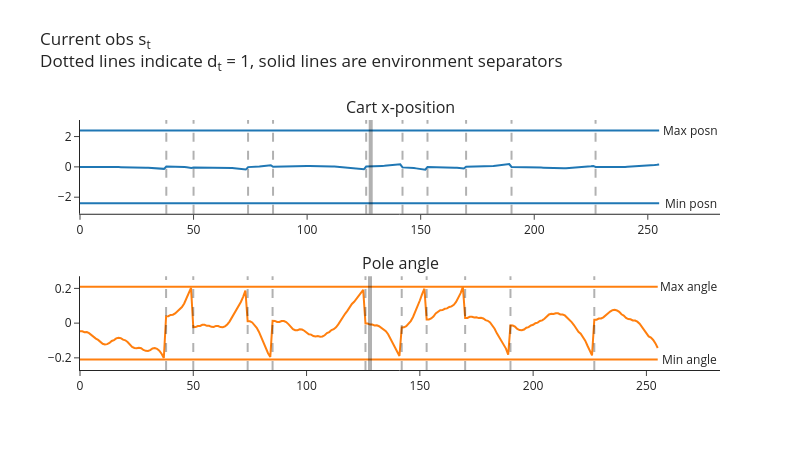
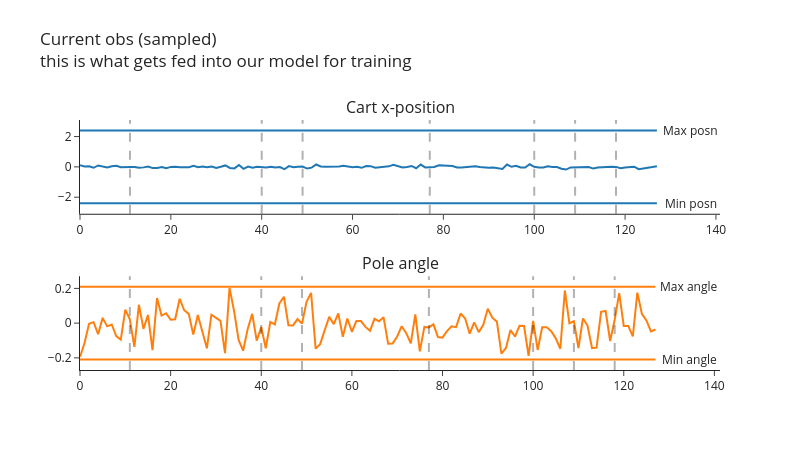

Here is the notebook cell these charts were saved with, in order:
### Markdown cell above
Like before, here's some code to generate and plot observations.

The first plot shows the current observations $s_t$ (with dotted lines indicating $d_t = 1$, i.e. $s_t$ is the first observation of a new episode). The solid lines indicate the transition between different environments in `envs` (this demo uses `num_envs = 2`). There are `batch_size = num_steps_per_rollout * num_envs = 128 * 2 = 256` observations in total, with `128` coming from each environment.

The second plot shows a single minibatch of sampled experiences from full memory. Each minibatch has size `minibatch_size = 128`, and `minibatches` contains in total `batches_per_learning_phase * (batch_size // minibatch_size) = 2 * 2 = 4` minibatches.

Note that we don't need to worry about terminal observations here, because we're not actually logging `next_obs` (unlike DQN, this won't be part of our loss function).

### Code cell
num_steps_per_rollout = 128
num_envs = 2
batch_size = num_steps_per_rollout * num_envs  # 256

minibatch_size = 128
num_minibatches = batch_size // minibatch_size  # 2

batches_per_learning_phase = 2

envs = CartPole(num_envs=num_envs)  # GPU-batched env: reset()/step() return on-device tensors
memory = ReplayMemory(num_envs, (4,), (), batch_size, minibatch_size, batches_per_learning_phase)

logprobs = values = t.zeros(num_envs, device=device)  # dummy values, just so we can see demo of plot
obs, _ = envs.reset()
terminated = t.zeros(num_envs, dtype=t.bool, device=device)  # d_t for the very first obs

for i in range(num_steps_per_rollout):  # the locally-defined 128, matching this cell's batch_size
    # Choose a random action and step the env (actions are an on-device tensor for the batched env)
    actions = t.randint(0, envs.single_action_space.n, (num_envs,), device=device)
    next_obs, rewards, next_terminated, truncated, infos = envs.step(actions)

    # Add experience to memory (everything is already an on-device tensor). Like `PPOAgent.play_step`,
    # the flag we store next to s_t is d_t, i.e. "s_t is the first obs of a new episode".
    memory.add(obs, actions, logprobs, values, rewards, terminated)
    obs, terminated = next_obs, next_terminated

plot_cartpole_obs_and_dones(
    t.stack(memory.obs).cpu(),
    t.stack(memory.terminated).cpu(),
    title="Current obs s<sub>t</sub><br>Dotted lines indicate d<sub>t</sub> = 1, solid lines are environment separators",
)

next_value = next_done = t.zeros(envs.num_envs).to(device)  # dummy values, just so we can see demo of plot
minibatches = memory.get_minibatches(next_value, next_done, gamma=0.99, gae_lambda=0.95)

plot_cartpole_obs_and_dones(
    minibatches[0].obs.cpu(),
    minibatches[0].terminated.cpu(),
    title="Current obs (sampled)<br>this is what gets fed into our model for training",
)

### Figure 1 — Plotly figure (JSON) as saved in the notebook; plotly's stock layout.template omitted (floating-point values rounded to 4 significant figures; data arrays with more than 128 entries replaced by an {"elided": "..."} marker saying what was removed)
{"data": [{"marker": {"color": "#1F77B4"}, "mode": "lines", "name": "posn", "type": "scatter", "xaxis": "x", "y": {"elided": "256 float values"}, "yaxis": "y"}, {"marker": {"color": "#1F77B4"}, "mode": "lines", "name": "posn_min", "type": "scatter", "xaxis": "x", "y": {"elided": "256 float values"}, "yaxis": "y"}, {"marker": {"color": "#1F77B4"}, "mode": "lines", "name": "posn_max", "type": "scatter", "xaxis": "x", "y": {"elided": "256 float values"}, "yaxis": "y"}, {"marker": {"color": "#FF7F0E"}, "mode": "lines", "name": "angle", "type": "scatter", "xaxis": "x2", "y": {"elided": "256 float values"}, "yaxis": "y2"}, {"marker": {"color": "#FF7F0E"}, "mode": "lines", "name": "angle_min", "type": "scatter", "xaxis": "x2", "y": {"elided": "256 float values"}, "yaxis": "y2"}, {"marker": {"color": "#FF7F0E"}, "mode": "lines", "name": "angle_max", "type": "scatter", "xaxis": "x2", "y": {"elided": "256 float values"}, "yaxis": "y2"}], "layout": {"annotations": [{"font": {"size": 16}, "showarrow": false, "text": "Cart x-position", "x": 0.5, "xanchor": "center", "xref": "paper", "y": 1, "yanchor": "bottom", "yref": "paper"}, {"font": {"size": 16}, "showarrow": false, "text": "Pole angle", "x": 0.5, "xanchor": "center", "xref": "paper", "y": 0.375, "yanchor": "bottom", "yref": "paper"}, {"showarrow": false, "text": "Min posn", "x": 268.8, "xref": "x", "y": -2.4, "yref": "y"}, {"showarrow": false, "text": "Min angle", "x": 268.8, "xref": "x2", "y": -0.2095, "yref": "y2"}, {"showarrow": false, "text": "Max posn", "x": 268.8, "xref": "x", "y": 2.4, "yref": "y"}, {"showarrow": false, "text": "Max angle", "x": 268.8, "xref": "x2", "y": 0.2095, "yref": "y2"}], "height": 450, "hovermode": "x unified", "margin": {"t": 120}, "shapes": [{"line": {"color": "black", "dash": "dash", "width": 2}, "type": "line", "x0": 38, "x1": 38, "xref": "x", "y0": 0, "y1": 1, "yref": "y domain"}, {"line": {"color": "black", "dash": "dash", "width": 2}, "type": "line", "x0": 50, "x1": 50, "xref": "x", "y0": 0, "y1": 1, "yref": "y domain"}, {"line": {"color": "black", "dash": "dash", "width": 2}, "type": "line", "x0": 74, "x1": 74, "xref": "x", "y0": 0, "y1": 1, "yref": "y domain"}, {"line": {"color": "black", "dash": "dash", "width": 2}, "type": "line", "x0": 85, "x1": 85, "xref": "x", "y0": 0, "y1": 1, "yref": "y domain"}, {"line": {"color": "black", "dash": "dash", "width": 2}, "type": "line", "x0": 126, "x1": 126, "xref": "x", "y0": 0, "y1": 1, "yref": "y domain"}, {"line": {"color": "black", "dash": "dash", "width": 2}, "type": "line", "x0": 142, "x1": 142, "xref": "x", "y0": 0, "y1": 1, "yref": "y domain"}, {"line": {"color": "black", "dash": "dash", "width": 2}, "type": "line", "x0": 153, "x1": 153, "xref": "x", "y0": 0, "y1": 1, "yref": "y domain"}, {"line": {"color": "black", "dash": "dash", "width": 2}, "type": "line", "x0": 170, "x1": 170, "xref": "x", "y0": 0, "y1": 1, "yref": "y domain"}, {"line": {"color": "black", "dash": "dash", "width": 2}, "type": "line", "x0": 190, "x1": 190, "xref": "x", "y0": 0, "y1": 1, "yref": "y domain"}, {"line": {"color": "black", "dash": "dash", "width": 2}, "type": "line", "x0": 227, "x1": 227, "xref": "x", "y0": 0, "y1": 1, "yref": "y domain"}, {"line": {"color": "black", "width": 4}, "type": "line", "x0": 128, "x1": 128, "xref": "x", "y0": 0, "y1": 1, "yref": "y domain"}, {"line": {"color": "black", "dash": "dash", "width": 2}, "type": "line", "x0": 38, "x1": 38, "xref": "x2", "y0": 0, "y1": 1, "yref": "y2 domain"}, {"line": {"color": "black", "dash": "dash", "width": 2}, "type": "line", "x0": 50, "x1": 50, "xref": "x2", "y0": 0, "y1": 1, "yref": "y2 domain"}, {"line": {"color": "black", "dash": "dash", "width": 2}, "type": "line", "x0": 74, "x1": 74, "xref": "x2", "y0": 0, "y1": 1, "yref": "y2 domain"}, {"line": {"color": "black", "dash": "dash", "width": 2}, "type": "line", "x0": 85, "x1": 85, "xref": "x2", "y0": 0, "y1": 1, "yref": "y2 domain"}, {"line": {"color": "black", "dash": "dash", "width": 2}, "type": "line", "x0": 126, "x1": 126, "xref": "x2", "y0": 0, "y1": 1, "yref": "y2 domain"}, {"line": {"color": "black", "dash": "dash", "width": 2}, "type": "line", "x0": 142, "x1": 142, "xref": "x2", "y0": 0, "y1": 1, "yref": "y2 domain"}, {"line": {"color": "black", "dash": "dash", "width": 2}, "type": "line", "x0": 153, "x1": 153, "xref": "x2", "y0": 0, "y1": 1, "yref": "y2 domain"}, {"line": {"color": "black", "dash": "dash", "width": 2}, "type": "line", "x0": 170, "x1": 170, "xref": "x2", "y0": 0, "y1": 1, "yref": "y2 domain"}, {"line": {"color": "black", "dash": "dash", "width": 2}, "type": "line", "x0": 190, "x1": 190, "xref": "x2", "y0": 0, "y1": 1, "yref": "y2 domain"}, {"line": {"color": "black", "dash": "dash", "width": 2}, "type": "line", "x0": 227, "x1": 227, "xref": "x2", "y0": 0, "y1": 1, "yref": "y2 domain"}, {"line": {"color": "black", "width": 4}, "type": "line", "x0": 128, "x1": 128, "xref": "x2", "y0": 0, "y1": 1, "yref": "y2 domain"}], "showlegend": false, "title": {"text": "Current obs s<sub>t</sub><br>Dotted lines indicate d<sub>t</sub> = 1, solid lines are environment separators", "y": 0.9}, "width": 800, "xaxis": {"anchor": "y", "domain": [0, 1]}, "xaxis2": {"anchor": "y2", "domain": [0, 1]}, "yaxis": {"anchor": "x", "domain": [0.625, 1]}, "yaxis2": {"anchor": "x2", "domain": [0, 0.375]}}}

### Figure 2 — Plotly figure (JSON) as saved in the notebook; plotly's stock layout.template omitted (floating-point values rounded to 4 significant figures)
{"data": [{"marker": {"color": "#1F77B4"}, "mode": "lines", "name": "posn", "type": "scatter", "xaxis": "x", "y": [0.1071, 0.02298, 0.0439, -0.0595, 0.09274, 0.004663, -0.04043, 0.04518, 0.06667, -0.01745, 0.004653, -0.01355, -0.01528, -0.05703, -0.03364, 0.02215, -0.07933, -0.07628, -0.006458, -0.08981, -0.0007706, 0.01516, -0.03207, -0.03502, -0.0224, 0.06376, -0.01805, 0.01987, -0.02569, 0.0217, -0.07447, 0.003021, 0.09582, -0.06838, -0.1011, 0.1222, -0.1298, 0.02349, -0.05267, 0.01034, -0.04092, -0.04373, 0.007781, -0.04788, -0.0159, -0.1548, 0.05028, -0.02094, 0.01187, 0.02198, -0.1106, -0.05216, 0.1578, 0.03048, 0.004859, 0.006649, 0.01983, 0.01733, 0.06768, 0.02246, -0.02267, 0.006435, -0.06181, 0.05888, 0.04929, -0.05949, -0.01691, 0.01265, 0.03388, 0.1372, 0.06482, -0.04044, -0.002076, 0.06171, -0.08788, 0.1536, -0.0382, -0.03465, -0.001524, 0.1089, 0.1111, 0.07776, 0.05478, -0.03721, -0.0356, -0.005082, -0.01558, 0.04391, -0.006113, -0.04756, -0.05004, -0.03432, -0.05922, -0.1326, 0.1562, 0.005484, 0.06958, -0.04305, -0.04426, 0.1699, 0.002159, -0.04685, -0.03687, 0.03238, -0.01006, -0.007105, -0.1231, -0.1779, -0.0338, -0.01636, -0.01855, -0.01676, -0.008209, -0.1124, -0.03668, -0.02484, 0.009049, 0.01162, -0.0003675, -0.0918, -0.04396, -0.04178, 0.009825, -0.1505, -0.08467, -0.05111, -0.0101, 0.0445], "yaxis": "y"}, {"marker": {"color": "#1F77B4"}, "mode": "lines", "name": "posn_min", "type": "scatter", "xaxis": "x", "y": [-2.4, -2.4, -2.4, -2.4, -2.4, -2.4, -2.4, -2.4, -2.4, -2.4, -2.4, -2.4, -2.4, -2.4, -2.4, -2.4, -2.4, -2.4, -2.4, -2.4, -2.4, -2.4, -2.4, -2.4, -2.4, -2.4, -2.4, -2.4, -2.4, -2.4, -2.4, -2.4, -2.4, -2.4, -2.4, -2.4, -2.4, -2.4, -2.4, -2.4, -2.4, -2.4, -2.4, -2.4, -2.4, -2.4, -2.4, -2.4, -2.4, -2.4, -2.4, -2.4, -2.4, -2.4, -2.4, -2.4, -2.4, -2.4, -2.4, -2.4, -2.4, -2.4, -2.4, -2.4, -2.4, -2.4, -2.4, -2.4, -2.4, -2.4, -2.4, -2.4, -2.4, -2.4, -2.4, -2.4, -2.4, -2.4, -2.4, -2.4, -2.4, -2.4, -2.4, -2.4, -2.4, -2.4, -2.4, -2.4, -2.4, -2.4, -2.4, -2.4, -2.4, -2.4, -2.4, -2.4, -2.4, -2.4, -2.4, -2.4, -2.4, -2.4, -2.4, -2.4, -2.4, -2.4, -2.4, -2.4, -2.4, -2.4, -2.4, -2.4, -2.4, -2.4, -2.4, -2.4, -2.4, -2.4, -2.4, -2.4, -2.4, -2.4, -2.4, -2.4, -2.4, -2.4, -2.4, -2.4], "yaxis": "y"}, {"marker": {"color": "#1F77B4"}, "mode": "lines", "name": "posn_max", "type": "scatter", "xaxis": "x", "y": [2.4, 2.4, 2.4, 2.4, 2.4, 2.4, 2.4, 2.4, 2.4, 2.4, 2.4, 2.4, 2.4, 2.4, 2.4, 2.4, 2.4, 2.4, 2.4, 2.4, 2.4, 2.4, 2.4, 2.4, 2.4, 2.4, 2.4, 2.4, 2.4, 2.4, 2.4, 2.4, 2.4, 2.4, 2.4, 2.4, 2.4, 2.4, 2.4, 2.4, 2.4, 2.4, 2.4, 2.4, 2.4, 2.4, 2.4, 2.4, 2.4, 2.4, 2.4, 2.4, 2.4, 2.4, 2.4, 2.4, 2.4, 2.4, 2.4, 2.4, 2.4, 2.4, 2.4, 2.4, 2.4, 2.4, 2.4, 2.4, 2.4, 2.4, 2.4, 2.4, 2.4, 2.4, 2.4, 2.4, 2.4, 2.4, 2.4, 2.4, 2.4, 2.4, 2.4, 2.4, 2.4, 2.4, 2.4, 2.4, 2.4, 2.4, 2.4, 2.4, 2.4, 2.4, 2.4, 2.4, 2.4, 2.4, 2.4, 2.4, 2.4, 2.4, 2.4, 2.4, 2.4, 2.4, 2.4, 2.4, 2.4, 2.4, 2.4, 2.4, 2.4, 2.4, 2.4, 2.4, 2.4, 2.4, 2.4, 2.4, 2.4, 2.4, 2.4, 2.4, 2.4, 2.4, 2.4, 2.4], "yaxis": "y"}, {"marker": {"color": "#FF7F0E"}, "mode": "lines", "name": "angle", "type": "scatter", "xaxis": "x2", "y": [-0.1943, -0.1145, -0.003794, 0.005552, -0.06382, 0.03016, -0.01857, -0.007858, -0.07473, -0.09536, 0.07783, 0.02133, -0.137, 0.1057, -0.03316, 0.04704, -0.1554, 0.1441, 0.04328, 0.05711, 0.01984, 0.02218, 0.1403, 0.07408, 0.05323, -0.06628, 0.04619, -0.05059, -0.1449, 0.04842, 0.03098, 0.01266, -0.1734, 0.2028, 0.07002, -0.09704, -0.1587, -0.03474, 0.05369, -0.1007, -0.02344, -0.1447, 0.006519, -0.007815, 0.1131, 0.1517, -0.01259, -0.01339, 0.02315, -0.002614, 0.1228, 0.174, -0.1468, -0.121, -0.04116, 0.0363, -0.005737, 0.05596, -0.07848, 0.02673, -0.04963, 0.01186, 0.01183, -0.02179, -0.04383, 0.02498, 0.01026, 0.03348, -0.119, -0.1169, -0.07686, -0.01776, -0.05749, -0.1168, 0.04983, -0.1627, -0.02168, -0.02451, -0.007248, -0.0803, -0.08357, -0.04566, -0.01799, -0.02298, 0.05574, 0.02621, -0.06047, 0.004022, -0.05189, -0.009983, 0.08273, 0.03138, 0.008679, -0.1762, -0.1431, -0.03993, -0.0773, -0.0156, -0.01644, -0.1891, 0.01304, -0.1546, -0.02363, -0.02324, -0.04663, -0.08762, -0.1478, 0.188, -0.0004972, 0.01095, -0.1434, 0.02655, -0.01382, -0.1436, -0.1414, 0.06473, 0.06964, -0.1029, 0.01945, 0.1731, -0.01609, -0.01613, -0.07612, 0.1756, 0.05394, 0.01562, -0.04751, -0.03689], "yaxis": "y2"}, {"marker": {"color": "#FF7F0E"}, "mode": "lines", "name": "angle_min", "type": "scatter", "xaxis": "x2", "y": [-0.2095, -0.2095, -0.2095, -0.2095, -0.2095, -0.2095, -0.2095, -0.2095, -0.2095, -0.2095, -0.2095, -0.2095, -0.2095, -0.2095, -0.2095, -0.2095, -0.2095, -0.2095, -0.2095, -0.2095, -0.2095, -0.2095, -0.2095, -0.2095, -0.2095, -0.2095, -0.2095, -0.2095, -0.2095, -0.2095, -0.2095, -0.2095, -0.2095, -0.2095, -0.2095, -0.2095, -0.2095, -0.2095, -0.2095, -0.2095, -0.2095, -0.2095, -0.2095, -0.2095, -0.2095, -0.2095, -0.2095, -0.2095, -0.2095, -0.2095, -0.2095, -0.2095, -0.2095, -0.2095, -0.2095, -0.2095, -0.2095, -0.2095, -0.2095, -0.2095, -0.2095, -0.2095, -0.2095, -0.2095, -0.2095, -0.2095, -0.2095, -0.2095, -0.2095, -0.2095, -0.2095, -0.2095, -0.2095, -0.2095, -0.2095, -0.2095, -0.2095, -0.2095, -0.2095, -0.2095, -0.2095, -0.2095, -0.2095, -0.2095, -0.2095, -0.2095, -0.2095, -0.2095, -0.2095, -0.2095, -0.2095, -0.2095, -0.2095, -0.2095, -0.2095, -0.2095, -0.2095, -0.2095, -0.2095, -0.2095, -0.2095, -0.2095, -0.2095, -0.2095, -0.2095, -0.2095, -0.2095, -0.2095, -0.2095, -0.2095, -0.2095, -0.2095, -0.2095, -0.2095, -0.2095, -0.2095, -0.2095, -0.2095, -0.2095, -0.2095, -0.2095, -0.2095, -0.2095, -0.2095, -0.2095, -0.2095, -0.2095, -0.2095], "yaxis": "y2"}, {"marker": {"color": "#FF7F0E"}, "mode": "lines", "name": "angle_max", "type": "scatter", "xaxis": "x2", "y": [0.2095, 0.2095, 0.2095, 0.2095, 0.2095, 0.2095, 0.2095, 0.2095, 0.2095, 0.2095, 0.2095, 0.2095, 0.2095, 0.2095, 0.2095, 0.2095, 0.2095, 0.2095, 0.2095, 0.2095, 0.2095, 0.2095, 0.2095, 0.2095, 0.2095, 0.2095, 0.2095, 0.2095, 0.2095, 0.2095, 0.2095, 0.2095, 0.2095, 0.2095, 0.2095, 0.2095, 0.2095, 0.2095, 0.2095, 0.2095, 0.2095, 0.2095, 0.2095, 0.2095, 0.2095, 0.2095, 0.2095, 0.2095, 0.2095, 0.2095, 0.2095, 0.2095, 0.2095, 0.2095, 0.2095, 0.2095, 0.2095, 0.2095, 0.2095, 0.2095, 0.2095, 0.2095, 0.2095, 0.2095, 0.2095, 0.2095, 0.2095, 0.2095, 0.2095, 0.2095, 0.2095, 0.2095, 0.2095, 0.2095, 0.2095, 0.2095, 0.2095, 0.2095, 0.2095, 0.2095, 0.2095, 0.2095, 0.2095, 0.2095, 0.2095, 0.2095, 0.2095, 0.2095, 0.2095, 0.2095, 0.2095, 0.2095, 0.2095, 0.2095, 0.2095, 0.2095, 0.2095, 0.2095, 0.2095, 0.2095, 0.2095, 0.2095, 0.2095, 0.2095, 0.2095, 0.2095, 0.2095, 0.2095, 0.2095, 0.2095, 0.2095, 0.2095, 0.2095, 0.2095, 0.2095, 0.2095, 0.2095, 0.2095, 0.2095, 0.2095, 0.2095, 0.2095, 0.2095, 0.2095, 0.2095, 0.2095, 0.2095, 0.2095], "yaxis": "y2"}], "layout": {"annotations": [{"font": {"size": 16}, "showarrow": false, "text": "Cart x-position", "x": 0.5, "xanchor": "center", "xref": "paper", "y": 1, "yanchor": "bottom", "yref": "paper"}, {"font": {"size": 16}, "showarrow": false, "text": "Pole angle", "x": 0.5, "xanchor": "center", "xref": "paper", "y": 0.375, "yanchor": "bottom", "yref": "paper"}, {"showarrow": false, "text": "Min posn", "x": 134.4, "xref": "x", "y": -2.4, "yref": "y"}, {"showarrow": false, "text": "Min angle", "x": 134.4, "xref": "x2", "y": -0.2095, "yref": "y2"}, {"showarrow": false, "text": "Max posn", "x": 134.4, "xref": "x", "y": 2.4, "yref": "y"}, {"showarrow": false, "text": "Max angle", "x": 134.4, "xref": "x2", "y": 0.2095, "yref": "y2"}], "height": 450, "hovermode": "x unified", "margin": {"t": 120}, "shapes": [{"line": {"color": "black", "dash": "dash", "width": 2}, "type": "line", "x0": 11, "x1": 11, "xref": "x", "y0": 0, "y1": 1, "yref": "y domain"}, {"line": {"color": "black", "dash": "dash", "width": 2}, "type": "line", "x0": 40, "x1": 40, "xref": "x", "y0": 0, "y1": 1, "yref": "y domain"}, {"line": {"color": "black", "dash": "dash", "width": 2}, "type": "line", "x0": 49, "x1": 49, "xref": "x", "y0": 0, "y1": 1, "yref": "y domain"}, {"line": {"color": "black", "dash": "dash", "width": 2}, "type": "line", "x0": 77, "x1": 77, "xref": "x", "y0": 0, "y1": 1, "yref": "y domain"}, {"line": {"color": "black", "dash": "dash", "width": 2}, "type": "line", "x0": 100, "x1": 100, "xref": "x", "y0": 0, "y1": 1, "yref": "y domain"}, {"line": {"color": "black", "dash": "dash", "width": 2}, "type": "line", "x0": 109, "x1": 109, "xref": "x", "y0": 0, "y1": 1, "yref": "y domain"}, {"line": {"color": "black", "dash": "dash", "width": 2}, "type": "line", "x0": 118, "x1": 118, "xref": "x", "y0": 0, "y1": 1, "yref": "y domain"}, {"line": {"color": "black", "dash": "dash", "width": 2}, "type": "line", "x0": 11, "x1": 11, "xref": "x2", "y0": 0, "y1": 1, "yref": "y2 domain"}, {"line": {"color": "black", "dash": "dash", "width": 2}, "type": "line", "x0": 40, "x1": 40, "xref": "x2", "y0": 0, "y1": 1, "yref": "y2 domain"}, {"line": {"color": "black", "dash": "dash", "width": 2}, "type": "line", "x0": 49, "x1": 49, "xref": "x2", "y0": 0, "y1": 1, "yref": "y2 domain"}, {"line": {"color": "black", "dash": "dash", "width": 2}, "type": "line", "x0": 77, "x1": 77, "xref": "x2", "y0": 0, "y1": 1, "yref": "y2 domain"}, {"line": {"color": "black", "dash": "dash", "width": 2}, "type": "line", "x0": 100, "x1": 100, "xref": "x2", "y0": 0, "y1": 1, "yref": "y2 domain"}, {"line": {"color": "black", "dash": "dash", "width": 2}, "type": "line", "x0": 109, "x1": 109, "xref": "x2", "y0": 0, "y1": 1, "yref": "y2 domain"}, {"line": {"color": "black", "dash": "dash", "width": 2}, "type": "line", "x0": 118, "x1": 118, "xref": "x2", "y0": 0, "y1": 1, "yref": "y2 domain"}], "showlegend": false, "title": {"text": "Current obs (sampled)<br>this is what gets fed into our model for training", "y": 0.9}, "width": 800, "xaxis": {"anchor": "y", "domain": [0, 1]}, "xaxis2": {"anchor": "y2", "domain": [0, 1]}, "yaxis": {"anchor": "x", "domain": [0.625, 1]}, "yaxis2": {"anchor": "x2", "domain": [0, 0.375]}}}
